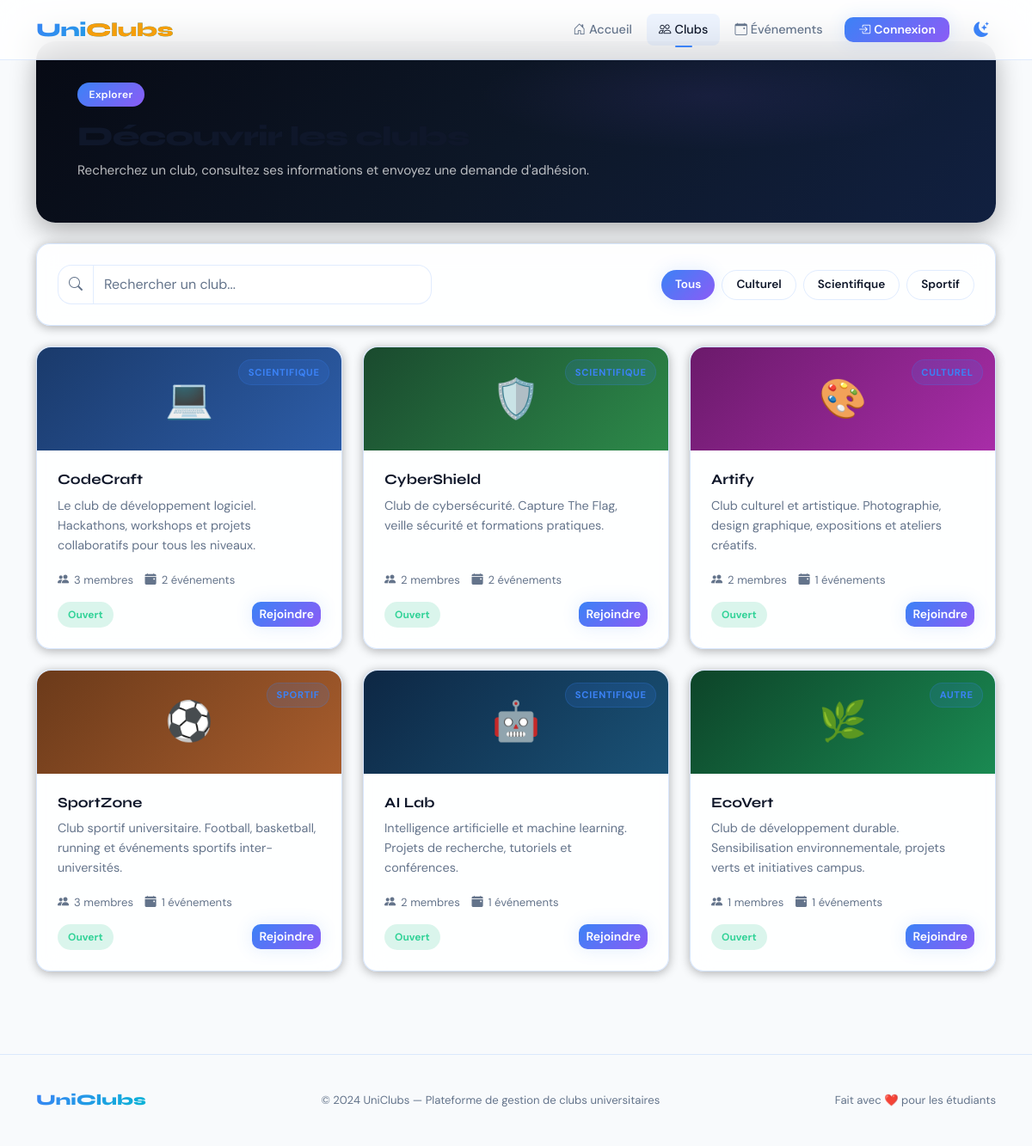
The app's page /pages/clubs.php with its own data.
### tables this page shows
CREATE TABLE `clubs` (
    `id` INT AUTO_INCREMENT PRIMARY KEY,
    `nom` VARCHAR(255) NOT NULL,
    `description` TEXT NOT NULL,
    `categorie` VARCHAR(100) NOT NULL DEFAULT 'autre',
    `emoji` VARCHAR(10) DEFAULT '📌',
    `couleur_gradient` VARCHAR(255) DEFAULT 'linear-gradient(135deg, #e8f0fc, #c5d8ff)',
    `admin_id` INT NOT NULL,
    `created_at` DATETIME NOT NULL DEFAULT CURRENT_TIMESTAMP,
    FOREIGN KEY (`admin_id`) REFERENCES `users`(`id`) ON DELETE CASCADE
);

### pages/clubs.php (the view, shortened to what this page needs)
<?php
require_once '../actions/connexion.php';
$page_css = 'css/styleclub.css';
$active_page = 'clubs';
$result = $cnx->query("SELECT c.*, u.prenom as admin_prenom, u.nom as admin_nom, (SELECT COUNT(*) FROM membres WHERE club_id = c.id AND statut = 'accepte') as nb_membres, (SELECT COUNT(*) FROM evenements WHERE club_id = c.id) as nb_events FROM clubs c JOIN users u ON c.admin_id = u.id ORDER BY c.created_at DESC");
$clubs = $result->fetchAll(PDO::FETCH_ASSOC);
include '../includes/header.php';
?>
        <section class="clubs-hero p-4 p-lg-5 mb-4">
            <div class="row align-items-center g-4">
                <div class="col-lg-8">
                    <span class="badge hero-badge mb-3">Explorer</span>
                    <h1 class="page-title mb-2">Découvrir les clubs</h1>
                    <p class="hero-sub mb-0">
                        Recherchez un club, consultez ses informations et envoyez une demande d'adhésion.
                    </p>
                </div>
            </div>
        </section>
        <div class="card search-card border-0 shadow-sm rounded-4 mb-4">
            <div class="card-body p-3 p-lg-4">
                <div class="row g-3 align-items-center">
                    <div class="col-lg-5">
                        <div class="input-group">
                            <span class="input-group-text border-end-0 rounded-start-4">
                                <i class="bi bi-search"></i>
                            </span>
                            <input type="text" id="searchInput" class="form-control border-start-0 rounded-end-4" placeholder="Rechercher un club..." oninput="filterClubs()" />
                        </div>
                    </div>
                    <div class="col-lg-7">
                        <div class="d-flex flex-wrap gap-2 justify-content-lg-end">
                            <button class="btn btn-accent filter-btn active" onclick="setFilter('tous', this)">Tous</button>
                            <button class="btn btn-secondary-ghost filter-btn" onclick="setFilter('culturel', this)">Culturel</button>
                            <button class="btn btn-secondary-ghost filter-btn" onclick="setFilter('scientifique', this)">Scientifique</button>
                            <button class="btn btn-secondary-ghost filter-btn" onclick="setFilter('sportif', this)">Sportif</button>
                        </div>
                    </div>
                </div>
            </div>
        </div>
        <div class="row g-4" id="clubsGrid">
            <?php if (empty($clubs)): ?>
                <div class="col-12">
                    <p class="text-muted text-center py-5">Aucun club n'a encore été créé.</p>
                </div>
            <?php else: ?>
                <?php foreach ($clubs as $club): ?>
                    <?php
                        $is_member = false;
                        $is_pending = false;
                        $is_club_admin = false;
                        $data_member = 'no';
                    ?>
                    <div class="col-md-6 col-xl-4 club-item" data-cat="<?= htmlspecialchars($club['categorie']) ?>" data-member="<?= $data_member ?>">
                        <div class="card club-card h-100 border-0 shadow-sm rounded-4">
                            <div class="club-cover" style="background: <?= htmlspecialchars($club['couleur_gradient']) ?>">
                                <div class="club-emoji"><?= $club['emoji'] ?></div>
                                <span class="category-label"><?= htmlspecialchars(ucfirst($club['categorie'])) ?></span>
                            </div>
                            <div class="card-body p-4">
                                <h5 class="club-title"><?= htmlspecialchars($club['nom']) ?></h5>
                                <p class="club-desc"><?= htmlspecialchars(substr($club['description'], 0, 120)) ?></p>
                                <div class="club-meta mb-3">
                                    <span><i class="bi bi-people-fill"></i> <?= $club['nb_membres'] ?> membres</span>
                                    <span><i class="bi bi-calendar-event-fill"></i> <?= $club['nb_events'] ?> événements</span>
                                </div>
                                <div class="d-flex justify-content-between align-items-center gap-2">
                                    <?php if ($is_club_admin): ?>
                                        <span class="status-pill sp-admin">Admin</span>
                                        <a href="admin.php" class="btn btn-secondary-ghost btn-sm">Gérer</a>
                                    <?php elseif ($is_member): ?>
                                        <span class="status-pill sp-member">Membre</span>
                                        <a href="club_details.php?id=<?= $club['id'] ?>" class="btn btn-secondary-ghost btn-sm">Voir détails</a>
                                    <?php elseif ($is_pending): ?>
                                        <span class="status-pill sp-open">En attente</span>
                                        <a href="club_details.php?id=<?= $club['id'] ?>" class="btn btn-secondary-ghost btn-sm">Voir détails</a>
                                    <?php else: ?>
                                        <span class="status-pill sp-open">Ouvert</span>
                                        <?php if ($logged_in): ?>
                                            <form action="../actions/membership_request.php" method="POST" class="d-inline">
                                                <input type="hidden" name="club_id" value="<?= $club['id'] ?>">
                                                <button type="submit" class="btn btn-accent btn-sm">Rejoindre</button>
                                            </form>
                                        <?php else: ?>
                                            <a href="login.php" class="btn btn-accent btn-sm">Rejoindre</a>
                                        <?php endif; ?>
                                    <?php endif; ?>
                                </div>
                            </div>
                        </div>
                    </div>
                <?php endforeach; ?>
            <?php endif; ?>
        </div>
<?php include '../includes/footer.php'; ?>

### includes/header.php (shortened to what this page needs)
<?php
$logged_in = isset($_SESSION['user_id']);
$is_subfolder = strpos($_SERVER['SCRIPT_NAME'], '/pages/') !== false || strpos($_SERVER['SCRIPT_NAME'], '/auth/') !== false || strpos($_SERVER['SCRIPT_NAME'], '/actions/') !== false;
$base_url = $is_subfolder ? '../' : './';
?>
<!doctype html>
<html lang="fr">
<head>
    <link href="https://cdn.jsdelivr.net/npm/bootstrap@5.3.3/dist/css/bootstrap.min.css" rel="stylesheet" />
    <link href="https://cdn.jsdelivr.net/npm/bootstrap-icons@1.11.3/font/bootstrap-icons.css" rel="stylesheet" />
    <link rel="stylesheet" href="<?= $base_url ?>css/global.css?v=<?= time() ?>" />
    <?php if (isset($page_css)): ?>
        <link rel="stylesheet" href="<?= $base_url . htmlspecialchars($page_css) ?>?v=<?= time() ?>" />
    <?php endif; ?>
</head>
<body>
    <nav class="navbar navbar-expand-lg fixed-top">
        <div class="container">
            <a class="navbar-brand brand" href="<?php echo $base_url; ?>index.php">Uni<span>Clubs</span></a>
            <div class="collapse navbar-collapse" id="mainNav">
                <ul class="navbar-nav ms-auto align-items-lg-center gap-lg-1">
                    <?php if (!$logged_in): ?>
                        <li class="nav-item">
                            <a class="nav-link <?= $active_page == 'index' ? 'active' : '' ?>"
                                href="<?php echo $base_url; ?>index.php">
                                <i class="bi bi-house-door me-1"></i>Accueil
                            </a>
                        </li>
                        <li class="nav-item">
                            <a class="nav-link <?= $active_page == 'clubs' ? 'active' : '' ?>"
                                href="<?php echo $base_url; ?>pages/clubs.php">
                                <i class="bi bi-people me-1"></i>Clubs
                            </a>
                        </li>
                        <li class="nav-item">
                            <a class="nav-link <?= $active_page == 'events' ? 'active' : '' ?>"
                                href="<?php echo $base_url; ?>pages/events.php">
                                <i class="bi bi-calendar-event me-1"></i>Événements
                            </a>
                        </li>
                        <li class="nav-item ms-lg-2">
                            <a class="btn btn-accent btn-sm px-3" href="<?php echo $base_url; ?>pages/login.php">
                                <i class="bi bi-box-arrow-in-right me-1"></i>Connexion
                            </a>
                        </li>
                    <?php endif; ?>
                    <li class="nav-item ms-lg-3 d-flex align-items-center">
                        <button onclick="toggleTheme()"
                            class="btn btn-sm btn-secondary-ghost rounded-circle d-flex align-items-center justify-content-center p-0"
                            style="width:34px;height:34px;border:none!important;" title="Changer de thème">
                            <i id="theme-icon" class="bi bi-moon-stars-fill"
                                style="font-size: 1.1rem; color: var(--accent);"></i>
                        </button>
                    </li>
                </ul>
            </div>
        </div>
    </nav>
    <main class="py-5">
        <div class="container">

### includes/footer.php (shortened to what this page needs)
        </div>
    </main>
    <?php if (!isset($active_page) || $active_page !== 'index'): ?>
    <footer class="global-footer">
        <div class="container">
            <div class="d-flex flex-column flex-md-row justify-content-between align-items-center gap-2">
                <span class="footer-brand">UniClubs</span>
                <p>© 2024 UniClubs — Plateforme de gestion de clubs universitaires</p>
                <p>Fait avec ❤️ pour les étudiants</p>
            </div>
        </div>
    </footer>
    <?php endif; ?>
</body>
</html>

### css/styleclub.css (style rules this page uses)
.clubs-hero { background: linear-gradient(135deg, #070a14 0%, #0d1727 50%, #112040 100%); border-radius: var(--radius-lg); color: #fff; box-shadow: 0 10px 30px rgba(0,0,0,0.3); position: relative; overflow: hidden; }
.clubs-hero::before { content: ''; position: absolute; inset: 0; background: radial-gradient(ellipse 40% 50% at 70% 30%, rgba(139,92,246,0.08) 0%, transparent 60%); pointer-events: none; }
.search-card { background: var(--surface) !important; }
.filter-btn { border-radius: 999px !important; font-size: 0.85rem; font-weight: 600; padding: 0.4rem 1rem; }
.filter-btn.active { background: linear-gradient(135deg, var(--accent), var(--accent3)) !important; border-color: transparent !important; color: #fff !important; }
.club-card { background: var(--surface) !important; transition: transform 0.3s ease, box-shadow 0.3s ease, border-color 0.3s ease; }
.club-cover { height: 120px; position: relative; display: flex; align-items: center; justify-content: center; border-radius: var(--radius) var(--radius) 0 0; }
.club-emoji { font-size: 2.8rem; }
.category-label { position: absolute; top: 14px; right: 14px; font-size: 0.7rem; font-weight: 700; text-transform: uppercase; letter-spacing: 0.06em; padding: 0.35rem 0.65rem; border-radius: 999px; background: rgba(59,130,246,0.15); color: var(--accent); border: 1px solid rgba(59,130,246,0.2); }
.club-title { font-size: 1.05rem; font-weight: 700; margin-bottom: 0.5rem; color: var(--text); }
.club-desc { color: var(--text-muted); font-size: 0.9rem; line-height: 1.6; min-height: 72px; }
.club-meta { display: flex; flex-wrap: wrap; gap: 0.85rem; color: var(--text-muted); font-size: 0.82rem; }
.club-meta span { display: inline-flex; align-items: center; gap: 6px; }
.status-pill { font-size: 0.75rem; padding: 0.35rem 0.75rem; border-radius: 999px; font-weight: 700; white-space: nowrap; }
.sp-open { background: rgba(16,185,129,0.15); color: #34D399; }

### records on screen
clubs: emoji "💻", categorie "SCIENTIFIQUE", nom "CodeCraft", description "Le club de développement logiciel. Hackathons, workshops et projets collaboratifs pour tous les niveaux.", nb_membres "3", nb_events "2"
clubs: emoji "🛡️", categorie "SCIENTIFIQUE", nom "CyberShield", description "Club de cybersécurité. Capture The Flag, veille sécurité et formations pratiques.", nb_membres "2", nb_events "2"
clubs: emoji "🎨", categorie "CULTUREL", nom "Artify", description "Club culturel et artistique. Photographie, design graphique, expositions et ateliers créatifs.", nb_membres "2", nb_events "1"
clubs: emoji "⚽", categorie "SPORTIF", nom "SportZone", description "Club sportif universitaire. Football, basketball, running et événements sportifs inter-universités.", nb_membres "3", nb_events "1"
clubs: emoji "🤖", categorie "SCIENTIFIQUE", nom "AI Lab", description "Intelligence artificielle et machine learning. Projets de recherche, tutoriels et conférences.", nb_membres "2", nb_events "1"
clubs: emoji "🌿", categorie "AUTRE", nom "EcoVert", description "Club de développement durable. Sensibilisation environnementale, projets verts et initiatives campus.", nb_membres "1", nb_events "1"
